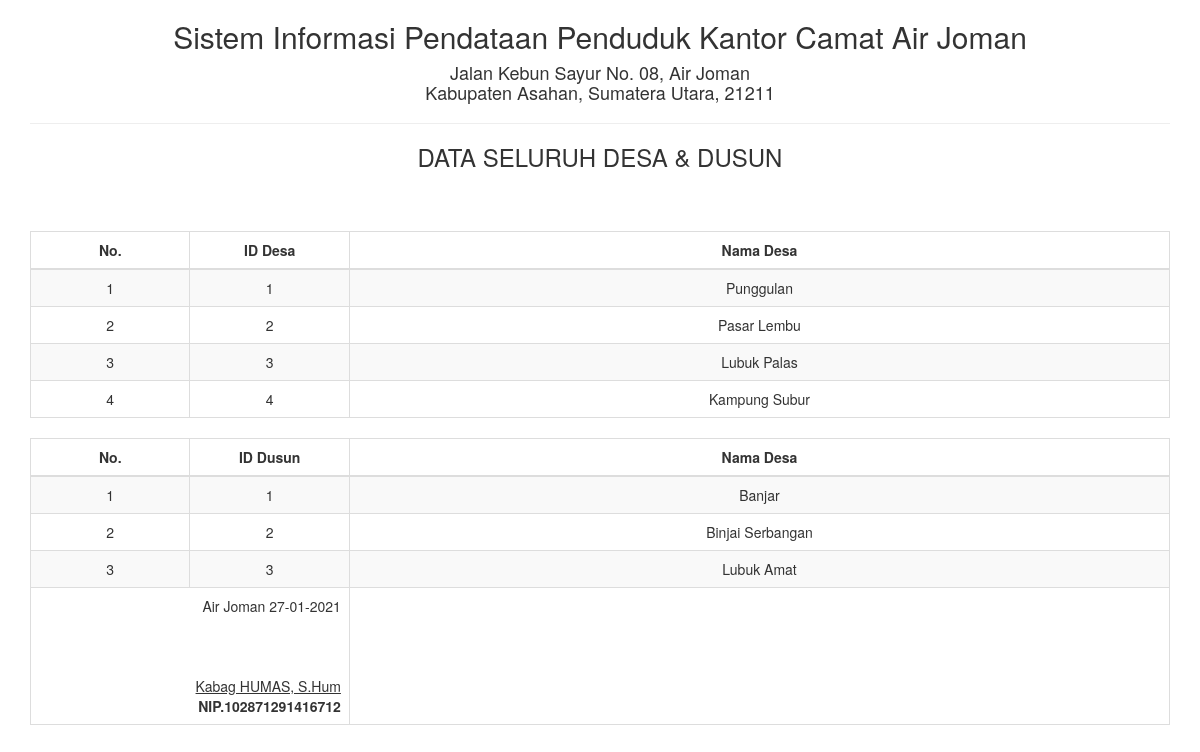
Screenshot of /report/arsip_semua_desa.php with the database file from the repository.
### tables this page shows
CREATE TABLE `tb_desa` (
  `desa_id` int(3) NOT NULL,
  `desa_nama` varchar(50) NOT NULL
);

CREATE TABLE `tb_dusun` (
  `dusun_id` int(3) NOT NULL,
  `dusun_nama` varchar(50) NOT NULL
);

### report/arsip_semua_desa.php (the view, shortened to what this page needs)
<!DOCTYPE html>
<html>
    <head>
        <link href="../Assets/css/bootstrap.min.css" rel="stylesheet" type="text/css"/>
    </head>
    <body onload="print()">
        <div class="container">
            <div class='row'>
                <div class="col-sm-12">
                    <div class="text-center">
                          <h2>Sistem Informasi Pendataan Penduduk Kantor Camat Air Joman </h2>
                        <h4>Jalan Kebun Sayur No. 08, Air Joman <br>  Kabupaten Asahan, Sumatera Utara, 21211</h4>
                        <hr>
                        <h3>DATA SELURUH DESA & DUSUN</h3>
                        <table class="table table-bordered table-striped table-hover">
                        <tbody>
                                <thead>
								<tr>
									<th width="14%"><center>No.</center></th><th width="14%"><center>ID Desa</center></th><th><center>Nama Desa</center></th>
								</tr>
								</thead>
							<tbody>
                            <?php
                            $sql = "SELECT * FROM tb_desa";
                            $query = mysqli_query($koneksi, $sql) or die("SQL Anda Salah");
                            $nomor = 0;
                            while ($data = mysqli_fetch_array($query)) {
                                $nomor++;
                                ?>
                                <tr>
                                    <td><?= $nomor ?></td>
                                    <td><?= $data['desa_id'] ?></td>
                                    <td><?= $data['desa_nama'] ?></td>
                                </tr>
                            <?php } ?>
							</tbody>
                        </tbody>
                         <div class="panel-heading">
                </div>
                <div class="panel-body">
                    <table id="dtskripsi" class="table table-bordered table-striped table-hover">
                         <tbody>
                                <thead>
                                <tr>
                                    <th width="14%"><center>No.</center></th><th width="14%"><center>ID Dusun</center></th><th><center>Nama Desa</center></th>
                                </tr>
                                </thead>
                            <tbody>
                            <?php
                            $sql = "SELECT * FROM tb_dusun";
                            $query = mysqli_query($koneksi, $sql) or die("SQL Anda Salah");
                            $nomor = 0;
                            while ($data = mysqli_fetch_array($query)) {
                                $nomor++;
                                ?>
                                <tr>
                                    <td><?= $nomor ?></td>
                                    <td><?= $data['dusun_id'] ?></td>
                                    <td><?= $data['dusun_nama'] ?></td>
                                </tr>
                            <?php } ?>
                            </tbody>
                        </tbody>
                            <tfoot>
                                <tr>
                                    <td colspan="2" class="text-right">
                                        Air Joman  <?= date("d-m-Y") ?>
                                        <br><br><br><br>
                                        <u>Kabag HUMAS, S.Hum<strong></u><br>
                                        NIP.102871291416712
									</td>
								</tr>
							</tfoot>
                        </table>
                    </div>
                </div>
            </div>
    </body>
</html>

### rows the page displays
tb_desa: desa_id "1", desa_nama "Punggulan"
tb_desa: desa_id "2", desa_nama "Pasar Lembu"
tb_desa: desa_id "3", desa_nama "Lubuk Palas"
tb_desa: desa_id "4", desa_nama "Kampung Subur"
tb_dusun: dusun_id "1", dusun_nama "Banjar"
tb_dusun: dusun_id "2", dusun_nama "Binjai Serbangan"
tb_dusun: dusun_id "3", dusun_nama "Lubuk Amat"
